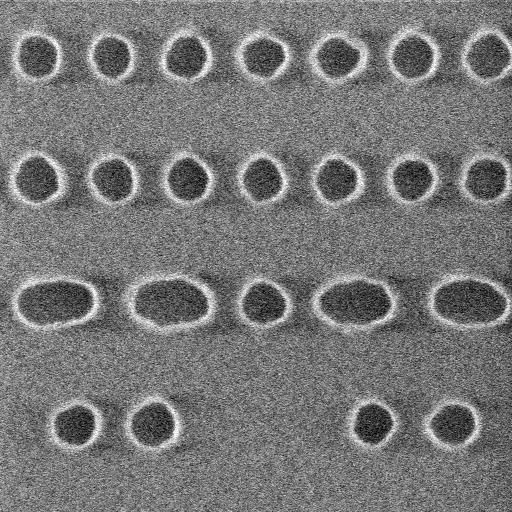
#> input picture src/main/resources/sem_images/SRAM_22nm.jpg, 512 x 512 px
$ python image_kernels.py
#> lines starting #> are read from the running program, lines starting #| are printed output that depends on the picture; after the words box and inside, x2 and y2 are one past the last pixel; in counts of white or black regions, pixels touching at a corner belong together
import numpy as np
import cv2
from matplotlib import pyplot as plt
import os

def get_avg_angular_kernel(kernel_half_width, angle, tight=True):
    """
    Get the average angular kernel.

    :param kernel_half_width: The half-width of the kernel.
    :param angle: The angle of the kernel.
    :return: The average angular kernel.
    """
    # Initialise the kernel.
    horizontal_kernel = np.zeros((2*kernel_half_width+1, 2*kernel_half_width+1))
    horizontal_kernel[kernel_half_width,:]=1
    # Calculate the kernel.
    rot_mat = cv2.getRotationMatrix2D((kernel_half_width, kernel_half_width), angle, 1.0)
    angular_kernel = cv2.warpAffine(horizontal_kernel, rot_mat, horizontal_kernel.shape[1::-1], flags=cv2.INTER_LINEAR)

    # Normalise the kernel.
    angular_kernel = angular_kernel / np.sum(angular_kernel)

    if tight:
        x1 = int(np.floor(kernel_half_width -rot_mat[0,0]*kernel_half_width))
        x2 = int(np.ceil(kernel_half_width +rot_mat[0,0]*kernel_half_width))
        y1 = int(np.floor(kernel_half_width -rot_mat[0,1]*kernel_half_width))
        y2 = int(np.ceil(kernel_half_width +rot_mat[0,1]*kernel_half_width))
        angular_kernel = angular_kernel[y1:y2+1, x1:x2+1]
    # Return the kernel.
    return angular_kernel

def test_sem2gds():
    sem_fname = os.path.join(os.path.dirname(__file__), '..','resources','sem_images','SRAM_22nm.jpg')
    gds_fname = os.path.join(os.path.dirname(__file__), '..','resources','sem_images','gds.png')
    sem_img = cv2.imread(sem_fname, cv2.IMREAD_GRAYSCALE)
#> sem_img is the input picture: shape (512, 512); min 0, max 255, mean 118.9
    gds_img = sem2gds(sem_img)
    cv2.imwrite(gds_fname, gds_img)
    pass

def sem2gds(sem_img):
    fimg = cv2.fastNlMeansDenoising(sem_img, None, 20, 7, 21)
    # fimg = cv2.morphologyEx(fimg, cv2.MORPH_TOPHAT, np.ones((9,9),np.uint8))
    bimg = (fimg<85).astype(np.uint8)*255
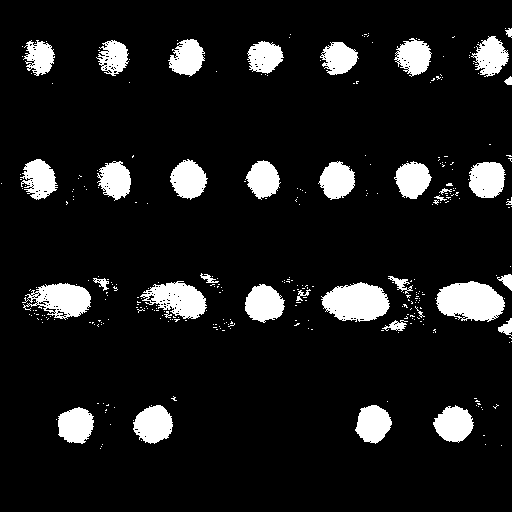
#> bimg: shape (512, 512); 10.2% white; 337 white regions (300 under 20 px), largest, box (x1, y1, x2, y2) and area: (436, 281, 505, 322) 2072, (321, 282, 390, 322) 1972, (22, 283, 91, 320) 1510

    dist = cv2.distanceTransform(bimg, cv2.DIST_L2, 3)
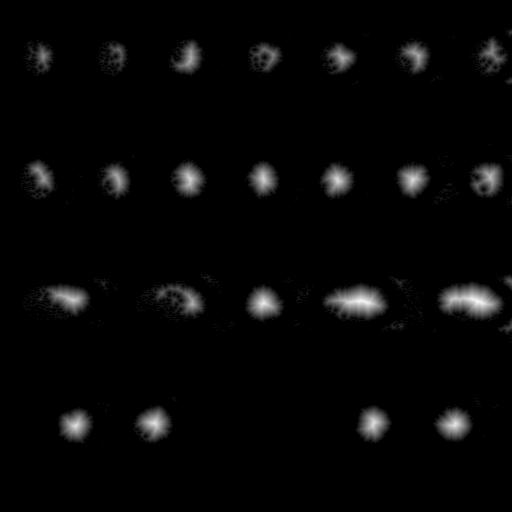
#> dist: shape (512, 512) float32; min 0, max 18.34, mean 0.483; drawn with min black and max white
    ret, dist1 = cv2.threshold(dist, 0.3*dist.max(), 255, 0)
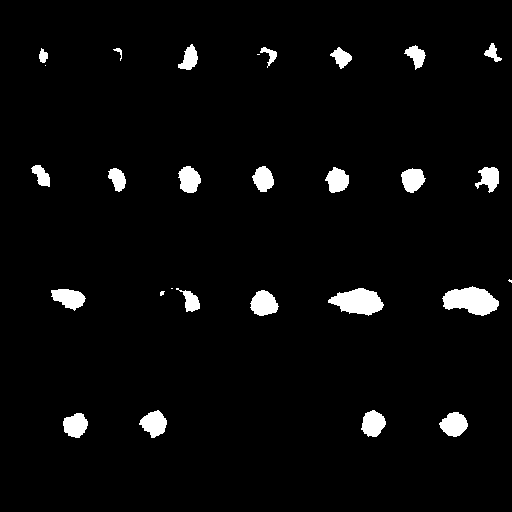
#> dist1: shape (512, 512) float32; 3.5% white; 28 white regions (5 under 20 px), largest, box (x1, y1, x2, y2) and area: (442, 286, 499, 316) 1127, (328, 288, 384, 316) 1009, (250, 290, 279, 316) 532
#> ret = 5.5
    kernel = np.ones((7,7),np.uint8)
    dist1 = cv2.morphologyEx(dist1.astype(np.uint8),cv2.MORPH_DILATE, kernel, iterations = 2)
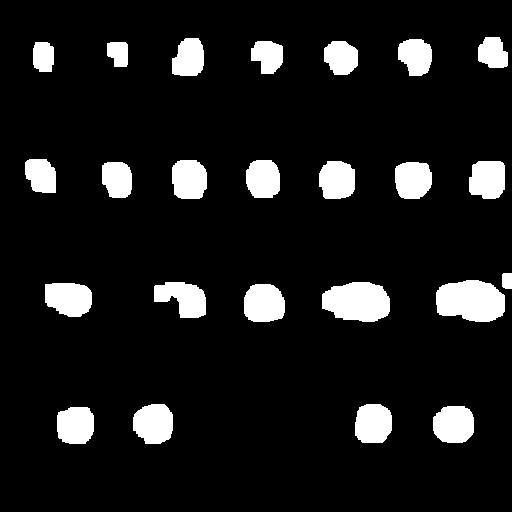
#> dist1: shape (512, 512); 10.2% white; 24 white regions

    markers = np.zeros(dist.shape, dtype=np.int32)
    dist_8u = dist1.astype('uint8')
    contours, _ = cv2.findContours(dist_8u, cv2.RETR_EXTERNAL, cv2.CHAIN_APPROX_SIMPLE)
#> contours = 24 contours; largest, box (x1, y1, x2, y2) and area: (436, 280, 505, 322) 2250, (322, 282, 390, 322) 2086, (244, 284, 285, 322) 1275, (45, 283, 92, 317) 1258, (133, 404, 173, 444) 1251
    for i in range(len(contours)):
        cv2.drawContours(markers, contours, i, (i+1), -1)
#> this loop made 24 passes
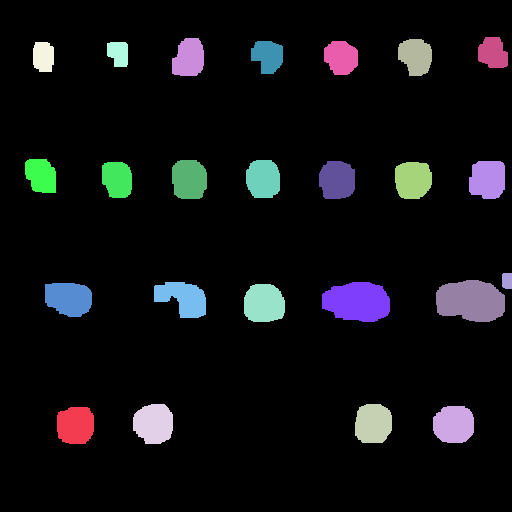
#> markers: shape (512, 512) int32; 25 distinct labels, from 0 to 24; one colour per label, 0 black
    markers = cv2.watershed(cv2.cvtColor(fimg, cv2.COLOR_GRAY2BGR), markers)
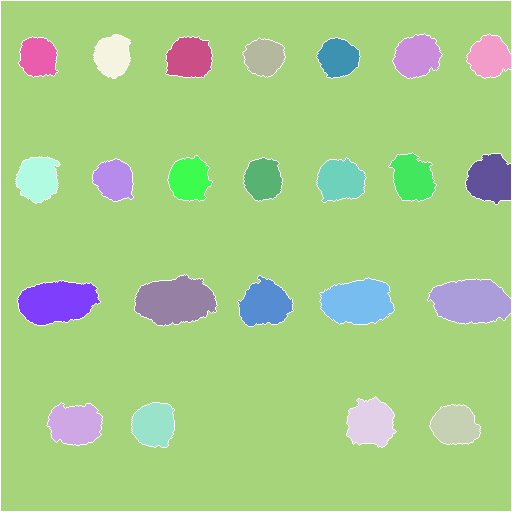
#> markers: shape (512, 512) int32; 25 distinct labels, from -1 to 24; one colour per label, 0 black, -1 white

    bimg = (markers!=10) & (fimg<105)
#> bimg: shape (512, 512) bool; 11.8% white; 93 white regions (65 under 20 px), largest, box (x1, y1, x2, y2) and area: (136, 280, 208, 325) 2363, (435, 280, 506, 323) 2306, (20, 282, 92, 324) 2278
    bimg = bimg.astype(np.uint8)*255
    bimg = cv2.morphologyEx(bimg, cv2.MORPH_OPEN, np.ones((3,3),np.uint8),iterations=2)
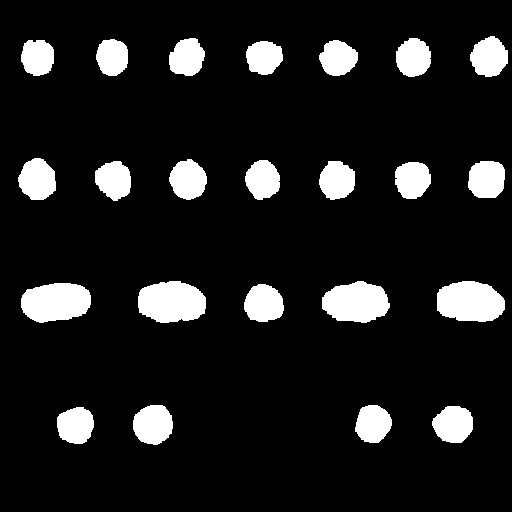
#> bimg: shape (512, 512); 11.3% white; 23 white regions, largest, box (x1, y1, x2, y2) and area: (138, 281, 206, 323) 2293, (437, 281, 505, 322) 2249, (21, 283, 91, 323) 2225

    # bimg = cv2.GaussianBlur(bimg, (5,5), 0)
    if 0:
        ax1=plt.subplot(221)
        ax1.imshow(sem_img, cmap='gray')
        ax2=plt.subplot(222, sharex=ax1, sharey=ax1)
        ax2.imshow(fimg, cmap='gray')
        ax2=plt.subplot(223, sharex=ax1, sharey=ax1)
        ax2.imshow(bimg, cmap='gray')
        plt.show()
    return bimg

if __name__ == '__main__':
    test_sem2gds()
